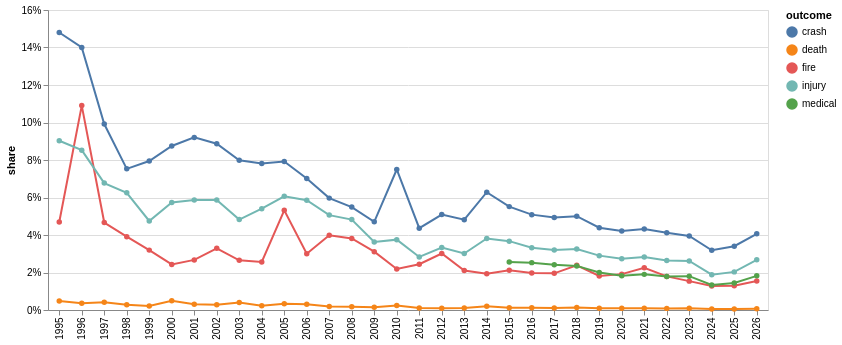

Notebook cell for this chart:
### Markdown cell above
## Severity

Share of complaints reporting each outcome, by year received. Read pre-2021
values with the blank → N/0 caveat in mind. `MEDICAL_ATTN` was added in April
2014, so it's shown from 2015 on.

### Code cell
severity = (
    complaints.group_by("YEAR")
    .agg(
        crash=pl.col("CRASH").mean(),
        fire=pl.col("FIRE").mean(),
        injury=(pl.col("INJURED") > 0).mean(),
        medical=pl.col("MEDICAL_ATTN").filter(pl.col("YEAR") >= 2015).mean(),
        death=(pl.col("DEATHS") > 0).mean(),
    )
    .unpivot(index="YEAR", variable_name="outcome", value_name="share")
)
alt.Chart(severity).mark_line(point=True).encode(
    x=alt.X("YEAR:O", title=None),
    y=alt.Y("share:Q", axis=alt.Axis(format="%")),
    color="outcome:N",
    tooltip=["YEAR", "outcome", alt.Tooltip("share:Q", format=".2%")],
).properties(width=720)

### Figure 1 — Vega-Lite specification as saved in the notebook (floating-point values rounded to 4 significant figures; data arrays with more than 128 entries replaced by an {"elided": "..."} marker saying what was removed)
{"config": {"view": {"continuousWidth": 300, "continuousHeight": 300}}, "data": {"name": "data-f69dd5f304c8a2a0219597128ce8bef8"}, "mark": {"type": "line", "point": true}, "encoding": {"color": {"field": "outcome", "type": "nominal"}, "tooltip": [{"field": "YEAR", "type": "quantitative"}, {"field": "outcome", "type": "nominal"}, {"field": "share", "format": ".2%", "type": "quantitative"}], "x": {"field": "YEAR", "title": null, "type": "ordinal"}, "y": {"axis": {"format": "%"}, "field": "share", "type": "quantitative"}}, "width": 720, "$schema": "https://vega.github.io/schema/vega-lite/v6.4.1.json", "datasets": {"data-f69dd5f304c8a2a0219597128ce8bef8": {"elided": "160 records"}}}
